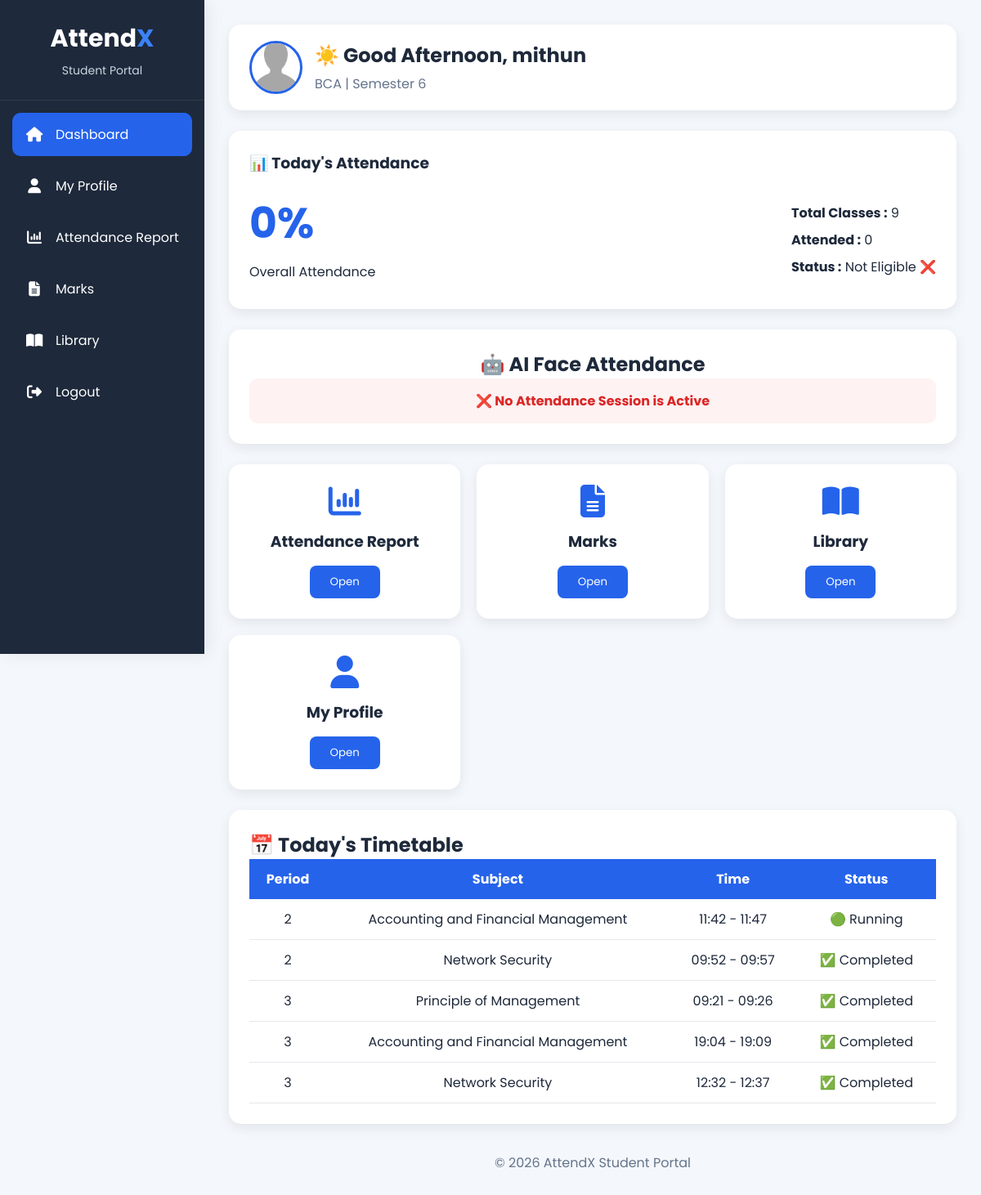
Page /student_dashboard/ (signed in) on the earlier database version.
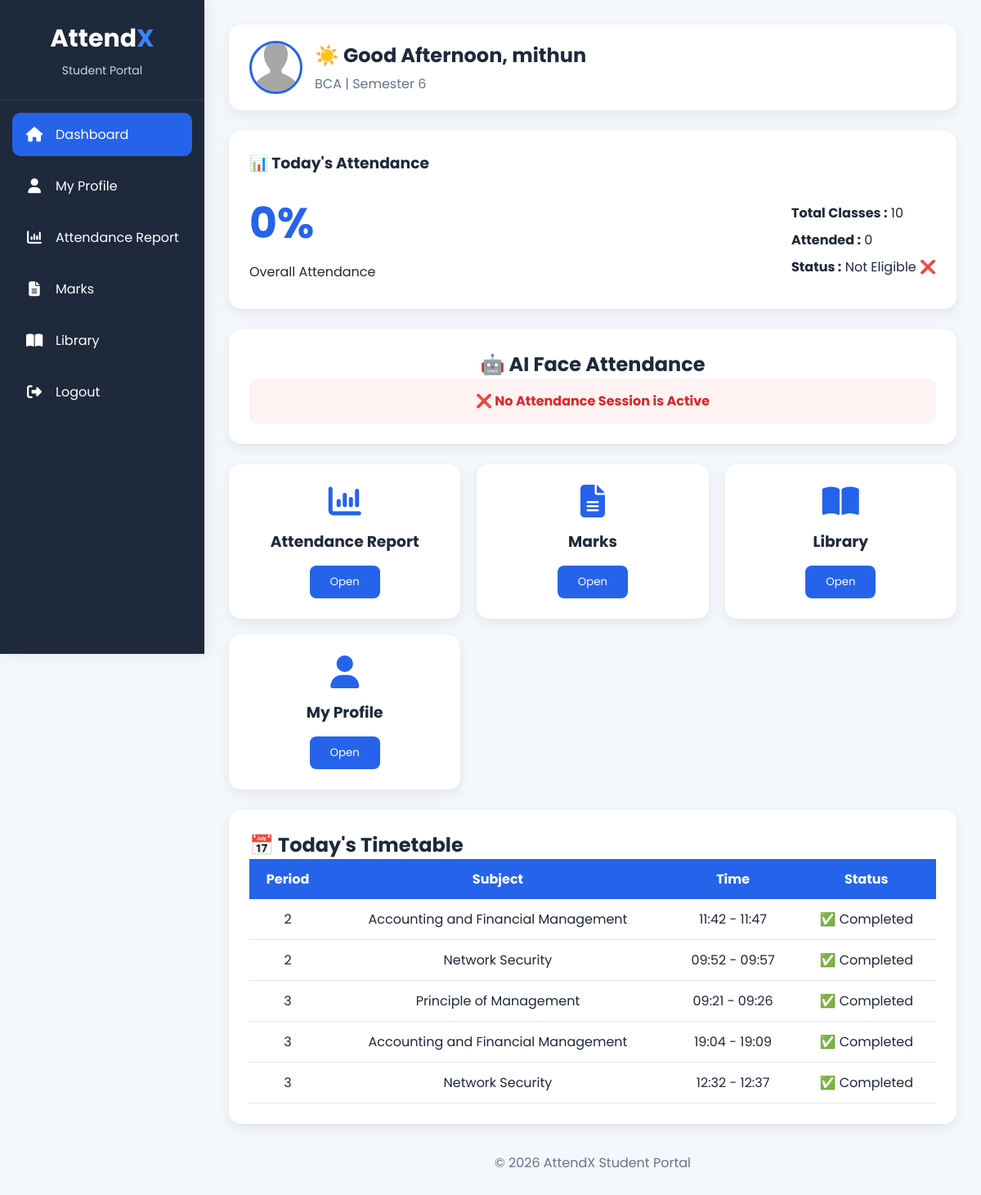
Same page on the later database version.
### accounts/models.py (models this page shows, shortened)
class AttendanceSession(models.Model):
    teacher = models.ForeignKey(
        Teacher,
        on_delete=models.CASCADE
    )
    semester = models.PositiveSmallIntegerField()
    subject = models.CharField(max_length=100)
    period = models.CharField(max_length=20)
    start_time = models.DateTimeField(auto_now_add=True)
    end_time = models.DateTimeField()
    active = models.BooleanField(default=True)
    duration = models.PositiveIntegerField(default=5)

### accounts/views.py (the view)
# urls.py: path('student_dashboard/', views.student_dashboard, name='student_dashboard'),
@login_required
def student_dashboard(request):
    student = Student.objects.get(user=request.user)
    active_session = AttendanceSession.objects.filter(
        semester=student.semester,
        end_time__gt=timezone.now()
    ).order_by("-start_time").first()
    schedules = AttendanceSession.objects.filter(
        semester=student.semester
    ).order_by("-start_time")[:5]
    total_classes = FaceAttendance.objects.filter(
        student=student
    ).count()
    present_classes = FaceAttendance.objects.filter(
        student=student,
        status="Present"
    ).count()
    if total_classes > 0:
        attendance_percentage = round(
            (present_classes / total_classes) * 100
        )
    else:
        attendance_percentage = 0
    context = {
        "student": student,
        "active_session": active_session,
        "schedules": schedules,
        "total_classes": total_classes,
        "present_classes": present_classes,
        "attendance_percentage": attendance_percentage,
        "now": timezone.now(),
    }
    return render(
        request,
        "student_dashboard.html",
        context
    )

### templates/student_dashboard.html (shortened to what the changed rows need)
{% load static %}
<!DOCTYPE html>
<html lang="en">
<head>
    <link rel="stylesheet" href="{% static 'assets/css/student_dashboard.css' %}">
    <link rel="stylesheet"
        href="https://cdnjs.cloudflare.com/ajax/libs/font-awesome/6.5.2/css/all.min.css">
</head>
<body>
<div class="sidebar" id="sidebar">
    <div class="logo">
        <h2>Attend<span>X</span></h2>
    </div>
</div>
<div class="main">
<div class="topbar">
    <div class="student-info">
        <div>
            <h2 id="greeting">
            </h2>
        </div>
    </div>
</div>
<div class="attendance-box">
    <div class="attendance-details">
        <div>
            <h1>{{ attendance_percentage }}%</h1>
        </div>
        <div>
            <p><b>Total Classes :</b> {{ total_classes }}</p>
            <p><b>Attended :</b> {{ present_classes }}</p>
            {% if attendance_percentage >= 75 %}
                <p><b>Status :</b> Eligible ✅</p>
            {% else %}
                <p><b>Status :</b> Not Eligible ❌</p>
            {% endif %}
        </div>
    </div>
</div>
<div class="face-box">
    <h2>🤖 AI Face Attendance</h2>
</div>
<div class="timetable">
    <h2>📅 Today's Timetable</h2>
    <table>
        <thead>
<tr>
    <th>Period</th>
    <th>Subject</th>
    <th>Time</th>
    <th>Status</th>
</tr>
</thead>
<tbody>
        {% for session in schedules %}
        <tr>
            <td>{{ session.period }}</td>
            <td>{{ session.subject }}</td>
            <td>
                {{ session.start_time|time:"H:i" }}
                -
                {{ session.end_time|time:"H:i" }}
            </td>
            <td>
                {% if session.active %}
                    🟢 Running
                {% elif session.end_time < now %}
                    ✅ Completed
                {% else %}
                    ⏳ Upcoming
                {% endif %}
            </td>
        </tr>
        {% empty %}
        <tr>
            <td colspan="4">
                No Schedule Available
            </td>
        </tr>
        {% endfor %}
        </tbody>
    </table>
</div>
</div>
</body>
</html>

Differences in the rows shown:
changed AttendanceSession (number 1 of 5 on the later page): active "🟢 Running" → "✅ Completed"
Other differences:
{{ total_classes }}: "9" → "10"
